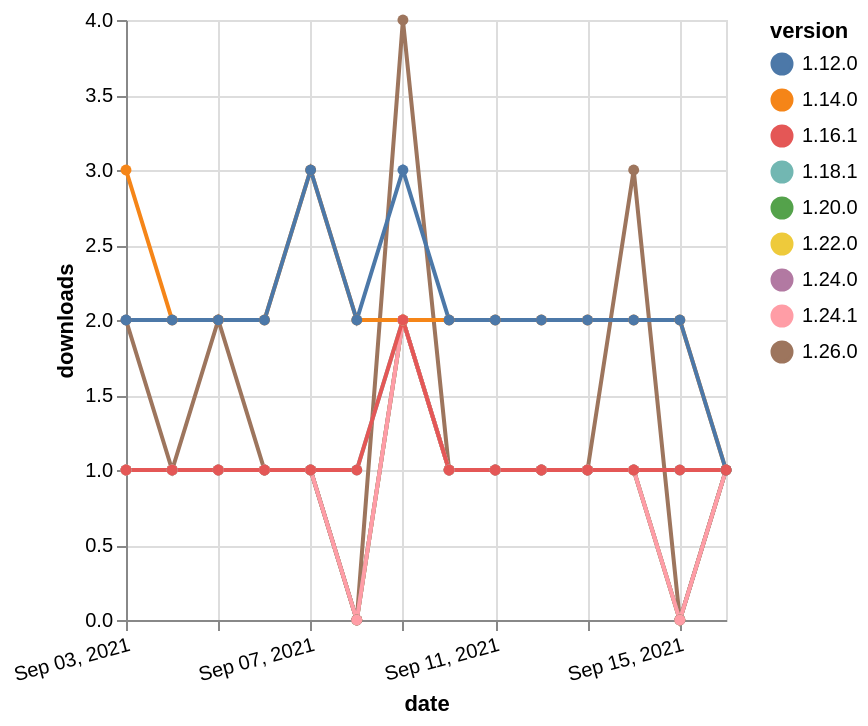

This figure's Vega-Lite source:
### Vega-Lite specification from a JSON file in a GitHub repository (floating-point values rounded to 4 significant figures)
{"$schema": "https://vega.github.io/schema/vega-lite/v5.json", "description": "A simple bar chart with embedded data.", "data": {"values": [{"date": "2021-09-03", "total": 166, "delta": 1, "version": "1.22.0"}, {"date": "2021-09-04", "total": 167, "delta": 1, "version": "1.22.0"}, {"date": "2021-09-05", "total": 168, "delta": 1, "version": "1.22.0"}, {"date": "2021-09-06", "total": 169, "delta": 1, "version": "1.22.0"}, {"date": "2021-09-07", "total": 170, "delta": 1, "version": "1.22.0"}, {"date": "2021-09-08", "total": 170, "delta": 0, "version": "1.22.0"}, {"date": "2021-09-09", "total": 172, "delta": 2, "version": "1.22.0"}, {"date": "2021-09-10", "total": 173, "delta": 1, "version": "1.22.0"}, {"date": "2021-09-11", "total": 174, "delta": 1, "version": "1.22.0"}, {"date": "2021-09-12", "total": 175, "delta": 1, "version": "1.22.0"}, {"date": "2021-09-13", "total": 176, "delta": 1, "version": "1.22.0"}, {"date": "2021-09-14", "total": 177, "delta": 1, "version": "1.22.0"}, {"date": "2021-09-15", "total": 177, "delta": 0, "version": "1.22.0"}, {"date": "2021-09-16", "total": 178, "delta": 1, "version": "1.22.0"}, {"date": "2021-09-03", "total": 125, "delta": 2, "version": "1.26.0"}, {"date": "2021-09-04", "total": 126, "delta": 1, "version": "1.26.0"}, {"date": "2021-09-05", "total": 128, "delta": 2, "version": "1.26.0"}, {"date": "2021-09-06", "total": 129, "delta": 1, "version": "1.26.0"}, {"date": "2021-09-07", "total": 130, "delta": 1, "version": "1.26.0"}, {"date": "2021-09-08", "total": 130, "delta": 0, "version": "1.26.0"}, {"date": "2021-09-09", "total": 134, "delta": 4, "version": "1.26.0"}, {"date": "2021-09-10", "total": 135, "delta": 1, "version": "1.26.0"}, {"date": "2021-09-11", "total": 136, "delta": 1, "version": "1.26.0"}, {"date": "2021-09-12", "total": 137, "delta": 1, "version": "1.26.0"}, {"date": "2021-09-13", "total": 138, "delta": 1, "version": "1.26.0"}, {"date": "2021-09-14", "total": 141, "delta": 3, "version": "1.26.0"}, {"date": "2021-09-15", "total": 141, "delta": 0, "version": "1.26.0"}, {"date": "2021-09-16", "total": 142, "delta": 1, "version": "1.26.0"}, {"date": "2021-09-03", "total": 193, "delta": 1, "version": "1.20.0"}, {"date": "2021-09-04", "total": 194, "delta": 1, "version": "1.20.0"}, {"date": "2021-09-05", "total": 195, "delta": 1, "version": "1.20.0"}, {"date": "2021-09-06", "total": 196, "delta": 1, "version": "1.20.0"}, {"date": "2021-09-07", "total": 197, "delta": 1, "version": "1.20.0"}, {"date": "2021-09-08", "total": 197, "delta": 0, "version": "1.20.0"}, {"date": "2021-09-09", "total": 199, "delta": 2, "version": "1.20.0"}, {"date": "2021-09-10", "total": 200, "delta": 1, "version": "1.20.0"}, {"date": "2021-09-11", "total": 201, "delta": 1, "version": "1.20.0"}, {"date": "2021-09-12", "total": 202, "delta": 1, "version": "1.20.0"}, {"date": "2021-09-13", "total": 203, "delta": 1, "version": "1.20.0"}, {"date": "2021-09-14", "total": 204, "delta": 1, "version": "1.20.0"}, {"date": "2021-09-15", "total": 204, "delta": 0, "version": "1.20.0"}, {"date": "2021-09-16", "total": 205, "delta": 1, "version": "1.20.0"}, {"date": "2021-09-03", "total": 201, "delta": 1, "version": "1.18.1"}, {"date": "2021-09-04", "total": 202, "delta": 1, "version": "1.18.1"}, {"date": "2021-09-05", "total": 203, "delta": 1, "version": "1.18.1"}, {"date": "2021-09-06", "total": 204, "delta": 1, "version": "1.18.1"}, {"date": "2021-09-07", "total": 205, "delta": 1, "version": "1.18.1"}, {"date": "2021-09-08", "total": 206, "delta": 1, "version": "1.18.1"}, {"date": "2021-09-09", "total": 208, "delta": 2, "version": "1.18.1"}, {"date": "2021-09-10", "total": 209, "delta": 1, "version": "1.18.1"}, {"date": "2021-09-11", "total": 210, "delta": 1, "version": "1.18.1"}, {"date": "2021-09-12", "total": 211, "delta": 1, "version": "1.18.1"}, {"date": "2021-09-13", "total": 212, "delta": 1, "version": "1.18.1"}, {"date": "2021-09-14", "total": 213, "delta": 1, "version": "1.18.1"}, {"date": "2021-09-15", "total": 214, "delta": 1, "version": "1.18.1"}, {"date": "2021-09-16", "total": 215, "delta": 1, "version": "1.18.1"}, {"date": "2021-09-03", "total": 159, "delta": 1, "version": "1.24.0"}, {"date": "2021-09-04", "total": 160, "delta": 1, "version": "1.24.0"}, {"date": "2021-09-05", "total": 161, "delta": 1, "version": "1.24.0"}, {"date": "2021-09-06", "total": 162, "delta": 1, "version": "1.24.0"}, {"date": "2021-09-07", "total": 163, "delta": 1, "version": "1.24.0"}, {"date": "2021-09-08", "total": 163, "delta": 0, "version": "1.24.0"}, {"date": "2021-09-09", "total": 165, "delta": 2, "version": "1.24.0"}, {"date": "2021-09-10", "total": 166, "delta": 1, "version": "1.24.0"}, {"date": "2021-09-11", "total": 167, "delta": 1, "version": "1.24.0"}, {"date": "2021-09-12", "total": 168, "delta": 1, "version": "1.24.0"}, {"date": "2021-09-13", "total": 169, "delta": 1, "version": "1.24.0"}, {"date": "2021-09-14", "total": 170, "delta": 1, "version": "1.24.0"}, {"date": "2021-09-15", "total": 170, "delta": 0, "version": "1.24.0"}, {"date": "2021-09-16", "total": 171, "delta": 1, "version": "1.24.0"}, {"date": "2021-09-03", "total": 2239, "delta": 3, "version": "1.14.0"}, {"date": "2021-09-04", "total": 2241, "delta": 2, "version": "1.14.0"}, {"date": "2021-09-05", "total": 2243, "delta": 2, "version": "1.14.0"}, {"date": "2021-09-06", "total": 2245, "delta": 2, "version": "1.14.0"}, {"date": "2021-09-07", "total": 2248, "delta": 3, "version": "1.14.0"}, {"date": "2021-09-08", "total": 2250, "delta": 2, "version": "1.14.0"}, {"date": "2021-09-09", "total": 2252, "delta": 2, "version": "1.14.0"}, {"date": "2021-09-10", "total": 2254, "delta": 2, "version": "1.14.0"}, {"date": "2021-09-11", "total": 2256, "delta": 2, "version": "1.14.0"}, {"date": "2021-09-12", "total": 2258, "delta": 2, "version": "1.14.0"}, {"date": "2021-09-13", "total": 2260, "delta": 2, "version": "1.14.0"}, {"date": "2021-09-14", "total": 2262, "delta": 2, "version": "1.14.0"}, {"date": "2021-09-15", "total": 2264, "delta": 2, "version": "1.14.0"}, {"date": "2021-09-16", "total": 2265, "delta": 1, "version": "1.14.0"}, {"date": "2021-09-03", "total": 135, "delta": 1, "version": "1.24.1"}, {"date": "2021-09-04", "total": 136, "delta": 1, "version": "1.24.1"}, {"date": "2021-09-05", "total": 137, "delta": 1, "version": "1.24.1"}, {"date": "2021-09-06", "total": 138, "delta": 1, "version": "1.24.1"}, {"date": "2021-09-07", "total": 139, "delta": 1, "version": "1.24.1"}, {"date": "2021-09-08", "total": 139, "delta": 0, "version": "1.24.1"}, {"date": "2021-09-09", "total": 141, "delta": 2, "version": "1.24.1"}, {"date": "2021-09-10", "total": 142, "delta": 1, "version": "1.24.1"}, {"date": "2021-09-11", "total": 143, "delta": 1, "version": "1.24.1"}, {"date": "2021-09-12", "total": 144, "delta": 1, "version": "1.24.1"}, {"date": "2021-09-13", "total": 145, "delta": 1, "version": "1.24.1"}, {"date": "2021-09-14", "total": 146, "delta": 1, "version": "1.24.1"}, {"date": "2021-09-15", "total": 146, "delta": 0, "version": "1.24.1"}, {"date": "2021-09-16", "total": 147, "delta": 1, "version": "1.24.1"}, {"date": "2021-09-03", "total": 2599, "delta": 2, "version": "1.12.0"}, {"date": "2021-09-04", "total": 2601, "delta": 2, "version": "1.12.0"}, {"date": "2021-09-05", "total": 2603, "delta": 2, "version": "1.12.0"}, {"date": "2021-09-06", "total": 2605, "delta": 2, "version": "1.12.0"}, {"date": "2021-09-07", "total": 2608, "delta": 3, "version": "1.12.0"}, {"date": "2021-09-08", "total": 2610, "delta": 2, "version": "1.12.0"}, {"date": "2021-09-09", "total": 2613, "delta": 3, "version": "1.12.0"}, {"date": "2021-09-10", "total": 2615, "delta": 2, "version": "1.12.0"}, {"date": "2021-09-11", "total": 2617, "delta": 2, "version": "1.12.0"}, {"date": "2021-09-12", "total": 2619, "delta": 2, "version": "1.12.0"}, {"date": "2021-09-13", "total": 2621, "delta": 2, "version": "1.12.0"}, {"date": "2021-09-14", "total": 2623, "delta": 2, "version": "1.12.0"}, {"date": "2021-09-15", "total": 2625, "delta": 2, "version": "1.12.0"}, {"date": "2021-09-16", "total": 2626, "delta": 1, "version": "1.12.0"}, {"date": "2021-09-03", "total": 250, "delta": 1, "version": "1.16.1"}, {"date": "2021-09-04", "total": 251, "delta": 1, "version": "1.16.1"}, {"date": "2021-09-05", "total": 252, "delta": 1, "version": "1.16.1"}, {"date": "2021-09-06", "total": 253, "delta": 1, "version": "1.16.1"}, {"date": "2021-09-07", "total": 254, "delta": 1, "version": "1.16.1"}, {"date": "2021-09-08", "total": 255, "delta": 1, "version": "1.16.1"}, {"date": "2021-09-09", "total": 257, "delta": 2, "version": "1.16.1"}, {"date": "2021-09-10", "total": 258, "delta": 1, "version": "1.16.1"}, {"date": "2021-09-11", "total": 259, "delta": 1, "version": "1.16.1"}, {"date": "2021-09-12", "total": 260, "delta": 1, "version": "1.16.1"}, {"date": "2021-09-13", "total": 261, "delta": 1, "version": "1.16.1"}, {"date": "2021-09-14", "total": 262, "delta": 1, "version": "1.16.1"}, {"date": "2021-09-15", "total": 263, "delta": 1, "version": "1.16.1"}, {"date": "2021-09-16", "total": 264, "delta": 1, "version": "1.16.1"}]}, "width": "container", "mark": {"type": "line", "point": {"filled": true}}, "encoding": {"x": {"field": "date", "type": "temporal", "timeUnit": "yearmonthdate", "title": "date", "axis": {"labelAngle": -15}}, "y": {"field": "delta", "type": "quantitative", "title": "downloads"}, "color": {"field": "version", "type": "nominal"}, "tooltip": {"field": "delta"}}}
